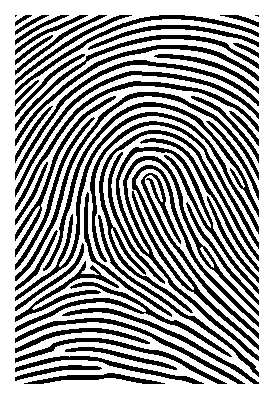
#> input picture huellas/maestras/identidad_1.png, 275 x 400 px
$ python -i transformaciones_en_linea.py   (imports and definitions only)
#> lines starting #> are read from the running program, lines starting #| are printed output that depends on the picture; after the words box and inside, x2 and y2 are one past the last pixel; in counts of white or black regions, pixels touching at a corner belong together
#!/usr/bin/env python3
# -*- coding: utf-8 -*-
"""Aplica 2 o 3 aumentos distintos EN CADENA a una impresión de Anguli.

Basado en generar_transformaciones(2).py proporcionado por el usuario.
Conserva los parámetros efectivos de ejecutar(), no los defaults de las
funciones sin usar: elástica 5px, sal/pimienta 5%, recorte 8%, contraste 0.5.
El script original de la base de datos no se modifica ni se ejecuta.

Selección sin repetición. Orden de aplicación fijo entre las seleccionadas:
rotación, traslación, escala, elástica, presión, recorte, contraste,
ruido gaussiano, sal/pimienta. Recorte precede al ruido añadido para no
estimar su región sobre esos nuevos píxeles de ruido.

    py transformaciones_en_linea.py --imagen "entrada.png" --salida "salida.png"
    py transformaciones_en_linea.py --imagen "entrada.png" --salida "otra.png" --cantidad 3 --semilla 42
    py transformaciones_en_linea.py --imagen "entrada.png" --salida "otra.png" --transformaciones rotacion gaussiano

Guarda imagen final, JSON con orden/parámetros/semilla y pasos intermedios.
Una semilla fija reproduce los aumentos de Python sobre la MISMA entrada;
no fija el generador aleatorio interno de Anguli.
"""
from __future__ import annotations
import argparse
import hashlib
import json
from pathlib import Path
import secrets
import sys

import cv2
import numpy as np

ORDEN = ('rotacion', 'traslacion', 'escalado', 'elastica', 'presion',
         'recorte', 'contraste', 'gaussiano', 'sal_pimienta')


def validar_solicitud(cantidad=None, nombres=None, semilla=None):
    if cantidad is not None and cantidad not in (2, 3):
        raise ValueError('La cantidad de transformaciones debe ser 2 o 3')
    if nombres is not None:
        if not 2 <= len(nombres) <= 3 or len(set(nombres)) != len(nombres):
            raise ValueError('Elegí 2 o 3 transformaciones distintas')
        if set(nombres)-set(ORDEN):
            raise ValueError('Transformaciones desconocidas: '+', '.join(sorted(set(nombres)-set(ORDEN))))
        if cantidad is not None and len(nombres) != cantidad:
            raise ValueError('Cantidad incompatible con la lista de transformaciones')
    if semilla is not None and (isinstance(semilla, bool) or not isinstance(semilla, int)
                                or not 0 <= semilla < 2**64):
        raise ValueError('La semilla debe ser un entero entre 0 y 2**64-1')


# [21 lines left out: functions transformar_afin, deformacion_elastica, not called in this run]


def presion_simulada(imagen):
    nucleo = cv2.getStructuringElement(cv2.MORPH_ELLIPSE, (3, 3))
    return cv2.erode(imagen, nucleo, iterations=1)


def ruido_gaussiano(imagen, rng, sigma=5):
    ruido = rng.normal(0, sigma, imagen.shape)
    return np.clip(imagen.astype(np.float32)+ruido, 0, 255).astype(np.uint8)


def ruido_sal_pimienta(imagen, rng, proporcion=.05):
    salida = imagen.copy()
    cantidad = min(imagen.size, max(2, round(imagen.size*proporcion)))
    indices = rng.choice(imagen.size, size=cantidad, replace=False)
    plano = salida.reshape(-1)
    mitad = cantidad//2
    plano[indices[:mitad]] = 0
    plano[indices[mitad:]] = 255
    return salida


def recorte_parcial(imagen, lado='derecha', fraccion=.03):
    salida = imagen.copy()
    yy, xx = np.where(imagen < 220)
    if xx.size == 0:
        return salida
    izquierda, derecha = int(xx.min()), int(xx.max())+1
    arriba, abajo = int(yy.min()), int(yy.max())+1
    if lado == 'derecha':
        desde = derecha-max(1, round((derecha-izquierda)*fraccion))
        salida[:, desde:derecha] = 255
    elif lado == 'izquierda':
        hasta = izquierda+max(1, round((derecha-izquierda)*fraccion))
        salida[:, izquierda:hasta] = 255
    elif lado == 'arriba':
        hasta = arriba+max(1, round((abajo-arriba)*fraccion))
        salida[arriba:hasta, :] = 255
    elif lado == 'abajo':
        desde = abajo-max(1, round((abajo-arriba)*fraccion))
        salida[desde:abajo, :] = 255
    else:
        raise ValueError('Lado de recorte inválido')
    return salida


def contraste(imagen, factor=.8):
    datos = factor*(imagen.astype(np.float32)-127.5)+127.5
    return np.clip(datos, 0, 255).astype(np.uint8)


def aplicar_transformaciones(imagen, cantidad=None, semilla=None, nombres=None):
    validar_solicitud(cantidad, nombres, semilla)
    if imagen.ndim != 2 or imagen.dtype != np.uint8 or min(imagen.shape) < 3:
        raise ValueError('Se espera imagen gris uint8 de al menos 3x3 píxeles')
    seed = secrets.randbits(64) if semilla is None else semilla
    # Separar sorteos permite repetir con la cantidad o los nombres registrados
    # sin desplazar la secuencia de ruido/parámetros de las transformaciones.
    streams = np.random.SeedSequence(seed).spawn(3)
    rng_count, rng_select, rng = [np.random.default_rng(stream) for stream in streams]
    if nombres is None:
        count = int(rng_count.integers(2, 4)) if cantidad is None else cantidad
        names = set(rng_select.choice(ORDEN, size=count, replace=False).tolist())
    else:
        names = set(nombres)
    ordered = [name for name in ORDEN if name in names]
    salida = imagen.copy()
    pasos, registro = [], []
    for name in ordered:
        antes = salida
        if name == 'rotacion':
            p = {'angulo_grados': int(rng.choice([-10, 10]))}
            salida = transformar_afin(antes, angulo=p['angulo_grados'])
        elif name == 'traslacion':
            p = {'tx': int(rng.integers(-8, 8)), 'ty': int(rng.integers(-8, 8))}
            salida = transformar_afin(antes, tx=p['tx'], ty=p['ty'])
        elif name == 'escalado':
            p = {'factor': float(rng.choice([.85, 1.15]))}
            salida = transformar_afin(antes, escala=p['factor'])
        elif name == 'elastica':
            p = {'amplitud_px': 3}
            salida = deformacion_elastica(antes, rng, p['amplitud_px'])
        elif name == 'presion':
            p = {'metodo': 'erosion_3x3', 'iteraciones': 1}
            salida = presion_simulada(antes)
        elif name == 'recorte':
            p = {'lado': str(rng.choice(['izquierda', 'derecha', 'arriba', 'abajo'])), 'fraccion_roi': .05}
            salida = recorte_parcial(antes, p['lado'], p['fraccion_roi'])
        elif name == 'contraste':
            p = {'factor': .8}
            salida = contraste(antes, p['factor'])
        elif name == 'gaussiano':
            p = {'sigma': 5}
            salida = ruido_gaussiano(antes, rng, p['sigma'])
        elif name == 'sal_pimienta':
            p = {'proporcion': .01}
            salida = ruido_sal_pimienta(antes, rng, p['proporcion'])
        registro.append({'orden': len(registro)+1, 'nombre': name, 'parametros': p,
                         'pixeles_modificados_en_paso': int(np.count_nonzero(salida != antes))})
        pasos.append(salida.copy())
    meta = {'version': 1, 'semilla_python': seed, 'cantidad': len(ordered),
            'esquema_aleatorio': 'SeedSequence.spawn(3): cantidad, seleccion, parametros',
            'aplicadas': registro, 'alto': imagen.shape[0], 'ancho': imagen.shape[1],
            'pixeles_modificados_total': int(np.count_nonzero(salida != imagen)),
            'versiones': {'numpy': np.__version__, 'opencv': cv2.__version__}}
    return salida, meta, pasos


# [51 lines left out: functions guardar_png, transformar_archivo, main, not called in this run]


# [2 lines not run here, left out]

>>> import cv2
>>> picture = cv2.imread('maestras/identidad_1.png', cv2.IMREAD_GRAYSCALE)
#> picture: shape (400, 275); 62.2% white; 54 black regions (2 under 20 px), largest, box (x1, y1, x2, y2) and area: (116, 147, 259, 361) 3485, (132, 165, 259, 350) 2185, (15, 112, 259, 301) 1845
>>> result = aplicar_transformaciones(picture)
#> the loop in aplicar_transformaciones, `for name in ordered:` made 3 passes
#> (izquierda in recorte_parcial, derecha in recorte_parcial, arriba in recorte_parcial, abajo in recorte_parcial, desde in recorte_parcial) on pass 1: (15, 259, 15, 384, 247)
#> pass 1, in aplicar_transformaciones, `salida = recorte_parcial(antes, p['lado'], p['fraccion_roi'])`:
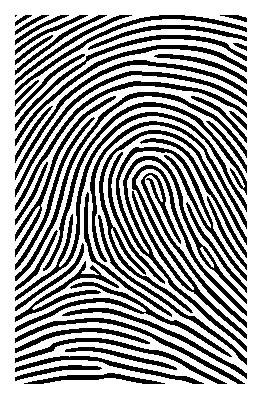
#> salida: shape (400, 275); 64.1% white; 53 black regions (1 under 20 px), largest, box (x1, y1, x2, y2) and area: (116, 147, 247, 352) 3294, (132, 165, 247, 339) 2053, (99, 130, 247, 313) 1744
#> after the loop in aplicar_transformaciones, `for name in ordered:`: pasos = 3 items

$ run again, on huellas/maestras/identidad_3.png
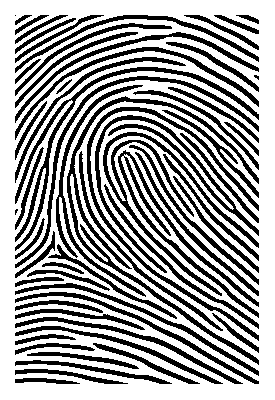
#> input picture huellas/maestras/identidad_3.png, 275 x 400 px
#> picture: shape (400, 275); 62.5% white; 61 black regions (3 under 20 px), largest, box (x1, y1, x2, y2) and area: (67, 96, 259, 365) 2820, (15, 67, 259, 251) 2262, (103, 132, 259, 296) 2185
#> the loop in aplicar_transformaciones, `for name in ordered:` made 3 passes
#> pass 1, in aplicar_transformaciones, `salida = transformar_afin(antes, tx=p['tx'], ty=p['ty'])`:
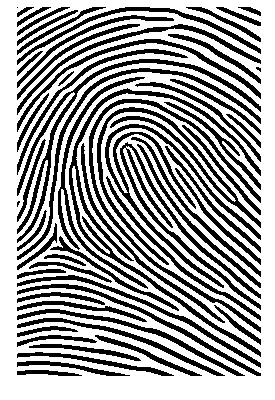
#> salida: shape (400, 275); 62.5% white; 61 black regions (3 under 20 px), largest, box (x1, y1, x2, y2) and area: (69, 88, 261, 357) 2820, (17, 59, 261, 243) 2262, (105, 124, 261, 288) 2185
#> pass 3, in contraste, `datos = factor*(imagen.astype(np.float32)-127.5)+127.5`:
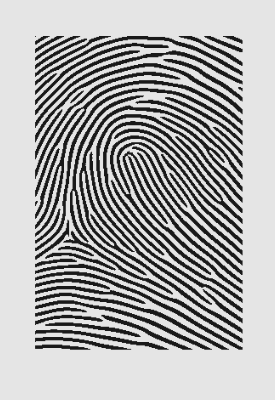
#> datos: shape (400, 275) float32; min 25.5, max 229.5, mean 174.2
#> after the loop in aplicar_transformaciones, `for name in ordered:`: pasos = 3 items
